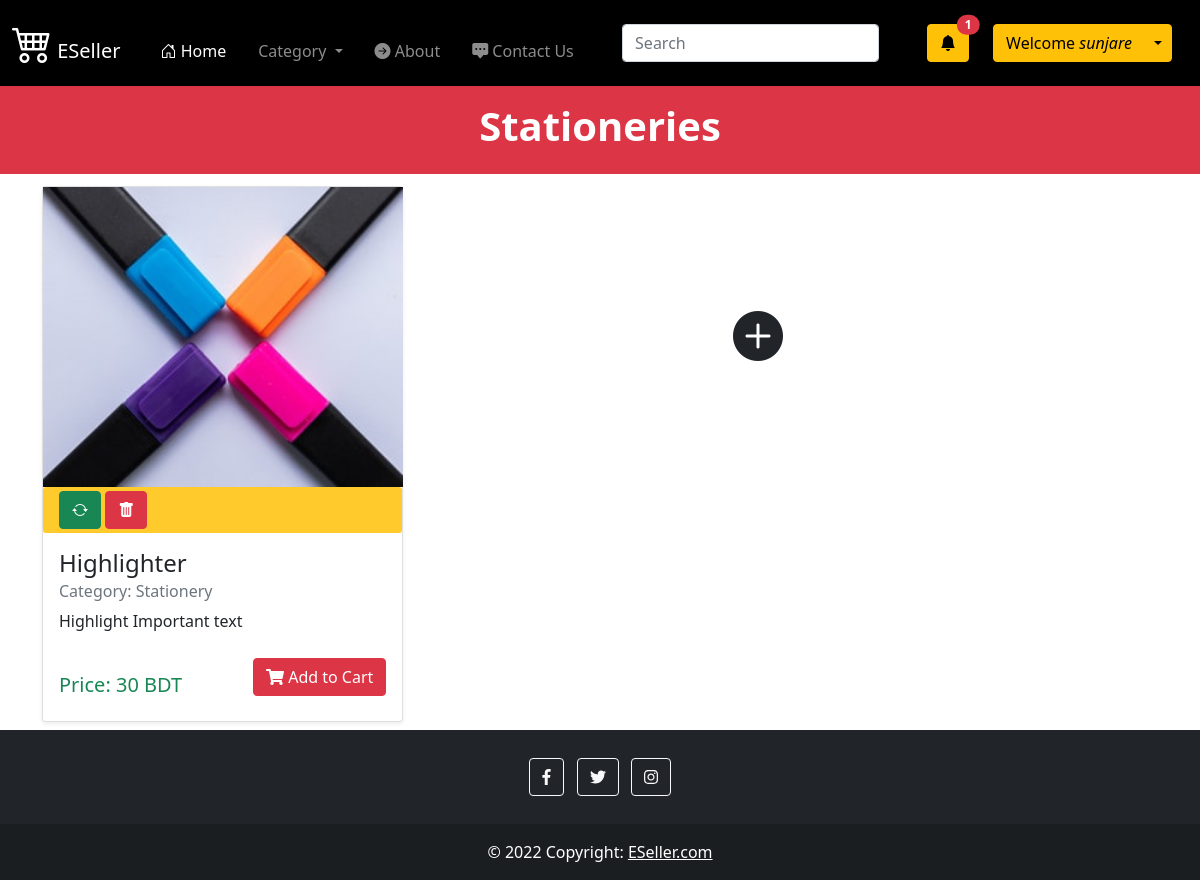
/stationery (signed in), run on the app's committed database.
### home/models.py (models this page shows, shortened)
class Product(models.Model):
    product_id = models.AutoField(primary_key=True)
    product_name = models.CharField(max_length=100)
    category = models.CharField(max_length=100)
    price = models.IntegerField()
    description = models.CharField(max_length=400)
    pub_date = models.DateField()
    image = models.ImageField(upload_to="static")

### home/views.py (the view)
# urls.py: path("stationery", views.stationery, name='stationery'),
def stationery(request):
    product = Product.objects.filter(category="Stationery")
    n = Product.objects.filter(category="Stationery").count()
    if request.user.is_authenticated:
        customer = request.user
        if Order.objects.filter(customer=customer,complete=False).count():
            order = Order.objects.get(customer=customer,complete=False)
            number_of_product_in_cart = order.get_cart_items
        else:
            number_of_product_in_cart = 0
        params = {'product': product, 'range':range(1,n), 'n':n, 'number_of_product_in_cart': number_of_product_in_cart}
    else:
        params = {'product': product, 'range':range(1,n), 'n':n}
    return render(request,'stationery.html',params)

### templates/stationery.html (shortened to what this page needs)
{% extends 'base.html' %} {% block title %} Stationeries {% endblock title %}
{% block body %}
<div class="p-3 mb-1 bg-danger text-white text-center my-0">
    <h1><b>Stationeries</b></h1>
</div>
{% if n > 0 %}
<div class="album py-2 bg-gradient">
    <div class="container">
        <div class="row row-cols-1 row-cols-sm-2 row-cols-md-3 g-3">
            {% for i in product %}
            <div class="col">
                <div class="card shadow-sm product_data">
                    <img src="{{i.image}}" width="360px" height="300px"/>
                    {%if user.is_superuser%}
                    <div class=" container d-grid gap-5 d-md-block   py-1"
                        style="background-color: #FFCA2C; border-radius: 3px; border-color: black;">
                        <button type="button" class="btn btn-success" data-bs-toggle="modal"
                            data-bs-target="#updateModal-{{ forloop.counter }}">
                            <i class="bi bi-arrow-repeat"></i>
                        </button>
                        <button type="button" class="btn btn-danger" data-bs-toggle="modal"
                            data-bs-target="#DeleteModal-{{ forloop.counter }}">
                            <i class="bi bi-trash-fill"></i>
                        </button>
                    </div>
                    {% endif %}
                    <div class="card-body">
                        <h4 class="card-title">{{ i.product_name}}</h4>
                        <h6 class="card-subtitle mb-2 text-muted">
                            Category: {{i.category}}
                        </h6>
                        <p class="card-text">{{i.description}}</p>
                        <div class="buy d-flex justify-content-between align-items-center">
                            <div class="price text-success">
                                <h5 class="mt-4">Price: {{i.price}} BDT</h5>
                            </div>
                        <button data-product="{{i.product_id}}"" data-action="add" class="btn btn-danger add-btn update-cart" style="height:100%;">
                                <i class="fa fa-shopping-cart"></i> Add to Cart</button>
                        </div>
                    </div>
                </div>
            </div>
            {% endfor %}
            {%if user.is_superuser%}
            <div class="container-fluid bg-gradient mb-5 ">
                <button type="button" class="btn  ms-0" style="width: 300px; height: 300px;" data-bs-toggle="modal"
                    data-bs-target="#exampleModal">
                    <i class="bi bi-plus-circle-fill" style='font-size:50px;'></i>
                </button>
            </div>
            {%endif%}
        </div>
    </div>
</div>
{% endif %}
{% endblock body %}

### templates/base.html (shortened to what this page needs)
<!DOCTYPE html>
<html lang="en">
{% load static %}
<head>
  <link href="https://cdn.jsdelivr.net/npm/bootstrap@5.1.3/dist/css/bootstrap.min.css" rel="stylesheet"
 />
  <link rel="stylesheet" href="https://cdn.jsdelivr.net/npm/bootstrap-icons@1.7.2/font/bootstrap-icons.css" />
</head>
<body>
  <nav class="navbar navbar-expand-lg navbar-dark" style="background-color: #000000;">
    <div class="container-fluid">
      <a class="navbar-brand" href="/">
        <i class="bi bi-cart4" style="font-size: 40px"></i>
        ESeller
      </a>
      <div class="collapse navbar-collapse" id="navbarSupportedContent">
        <ul class="navbar-nav me-auto mb-2 mb-lg-0">
          <li class="nav-item ms-3">
            <a class="nav-link active mt-3" aria-current="page" href="/">
              <i class="bi bi-house-door"></i> Home</a>
          </li>
          <li class="nav-item dropdown ms-3">
            <a class="nav-link dropdown-toggle mt-3" href="#" id="navbarDropdown" role="button"
              data-bs-toggle="dropdown" aria-expanded="false">
              Category
            </a>
          </li>
          <li class="nav-item ms-3">
            <a class="nav-link mt-3" href="/about">
              <i class="bi bi-arrow-right-circle-fill"></i> About</a>
          </li>
          <li class="nav-item ms-3">
            <a class="nav-link mt-3" href="/contact">
              <i class="bi bi-chat-square-dots-fill"></i>
              Contact Us</a>
          </li>
        </ul>
        <form method='get' action='/search' class="form-inline mb-3 me-5 mt-3">
          <input class="form-control mr-sm-2" type="search" placeholder="Search" aria-label="Search" name="search" id="search">
        </form>
        {% if user.is_authenticated %}
        {% if user.is_superuser%}
        <button type="button" class="btn btn-warning position-relative me-4">
          <i class="bi bi-bell-fill"></i>
          <span class="position-absolute top-0 start-100 translate-middle badge rounded-pill bg-danger">
            1
          </span>
        </button>
        {% else %}
        <a type="button" class="btn btn-warning me-2" href="/cart"><i class="bi bi-bag-check-fill"></i> Cart(<b>{{number_of_product_in_cart}}</b>)</a>
        {% endif %}
        <div class="btn-group me-3">
          <button type="button" class="btn btn-warning">
            Welcome <i>{{request.user}}</i>
          </button>
          <button type="button" class="btn btn-warning dropdown-toggle dropdown-toggle-split" data-bs-toggle="dropdown"
            aria-expanded="false">
          </button>
        </div>
        {%endif%}
      </div>
    </div>
  </nav>
  {% block body %}{% endblock body %}
    <footer class="bg-dark text-center text-white last-part">
      <div class="container p-4 pb-0">
        <section class="mb-4">
          <a class="btn btn-outline-light btn-floating m-1" href="https://facebook.com/home" role="button"><i class="fab fa-facebook-f"></i></a>
          <a class="btn btn-outline-light btn-floating m-1" href="https://twitter.com" role="button"
            ><i class="fab fa-twitter"></i
          ></a>
          <a class="btn btn-outline-light btn-floating m-1" href="https://instagram.com" role="button"
            ><i class="fab fa-instagram"></i
          ></a>
        </section>
      </div>
      <div class="text-center p-3" style="background-color: rgba(0, 0, 0,0.2);">
        © 2022 Copyright:
        <a class="text-white" href="https://eseller.com">ESeller.com</a>
      </div>
    </footer>
</body>
</html>

### data on the page
Product: image (picture), product_name "Highlighter", category "Stationery", description "Highlight Important text", price "30"

### other printed values
{{ request.user }} "sunjare"
